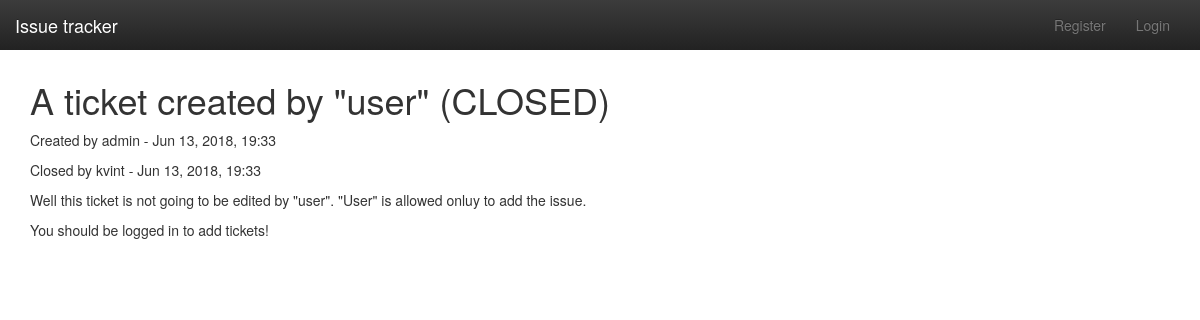
Page /8/ on the earlier database version.
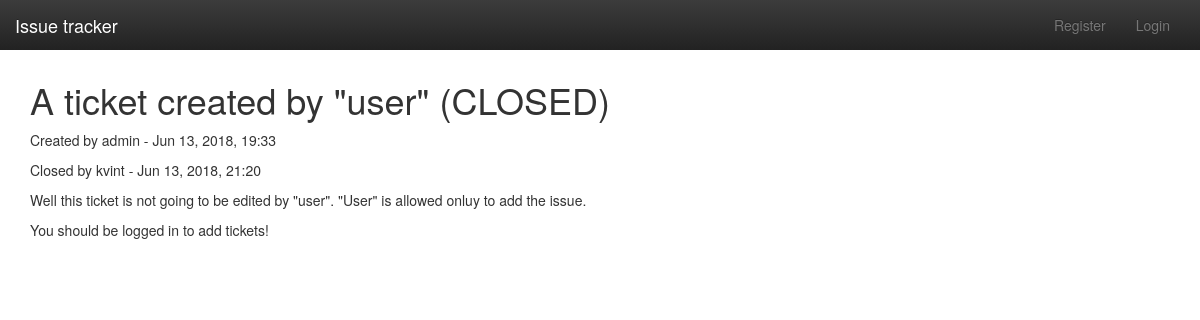
Same page on the later database version.
### issuetracker/models.py (models this page shows, shortened)
class Ticket(models.Model):
    title = models.CharField(max_length=128)
    text = models.TextField()
    created = models.DateTimeField(auto_now_add=True)
    closed = models.BooleanField(default=False)
    closeddate = models.DateTimeField(null=True, blank=True, verbose_name=u'Closed date', auto_now_add=False)
    submitter = models.ForeignKey(User, related_name='Submitter', blank=True, null=True)
    solver = models.ForeignKey(User, default=None, blank=True, related_name='Solver', null=True)
    class Meta:
        ordering = ('title',)
    category      = models.ManyToManyField(Category, default=None, blank=True, verbose_name=u'Category')

### issuetracker/views.py (the view, shortened to what this page needs)
# urls.py: url(r'^(?P<pk>[0-9]+)/$', IssueDetailView.as_view(), name='detail'),
class IssueDetailView(UpdateView):
    model = Ticket
    template_name = 'detail.html'
    fields = ['closed']
    success_url = reverse_lazy('index')

### templates/detail.html (shortened to what this page needs)
{% extends 'base.html' %}
{% block content_block %}
<div>
    <h1>{{ object.title }} ({{ object.closed|yesno:"CLOSED, OPENED" }}) </h1>
    <p>Created by {{ object.submitter }} - {{ object.created|date:"M d, Y, H:i" }}</p>
    {% if object.closed %}
    <p>Closed by {{ object.solver }} - {{ object.closeddate|date:"M d, Y, H:i" }}</p>
    {% endif %}
    <p>{{ object.text }}</p>
</div>
{% if user.is_authenticated %}
    <a href="{% url 'index' %}">Back to main page</a>
    <form action="{% url 'detail' object.id %}" method="post">
      {% csrf_token %}
      {{ form.as_p }}
      <input type="submit" value="Submit" />
    </form>
{% else %}
    <p>You should be logged in to add tickets!</p>
{% endif %}
{% endblock %}

Differences in the rows shown:
changed Ticket "A ticket created by \"user\"": closeddate "Jun 13, 2018, 19:33" → "Jun 13, 2018, 21:20"
